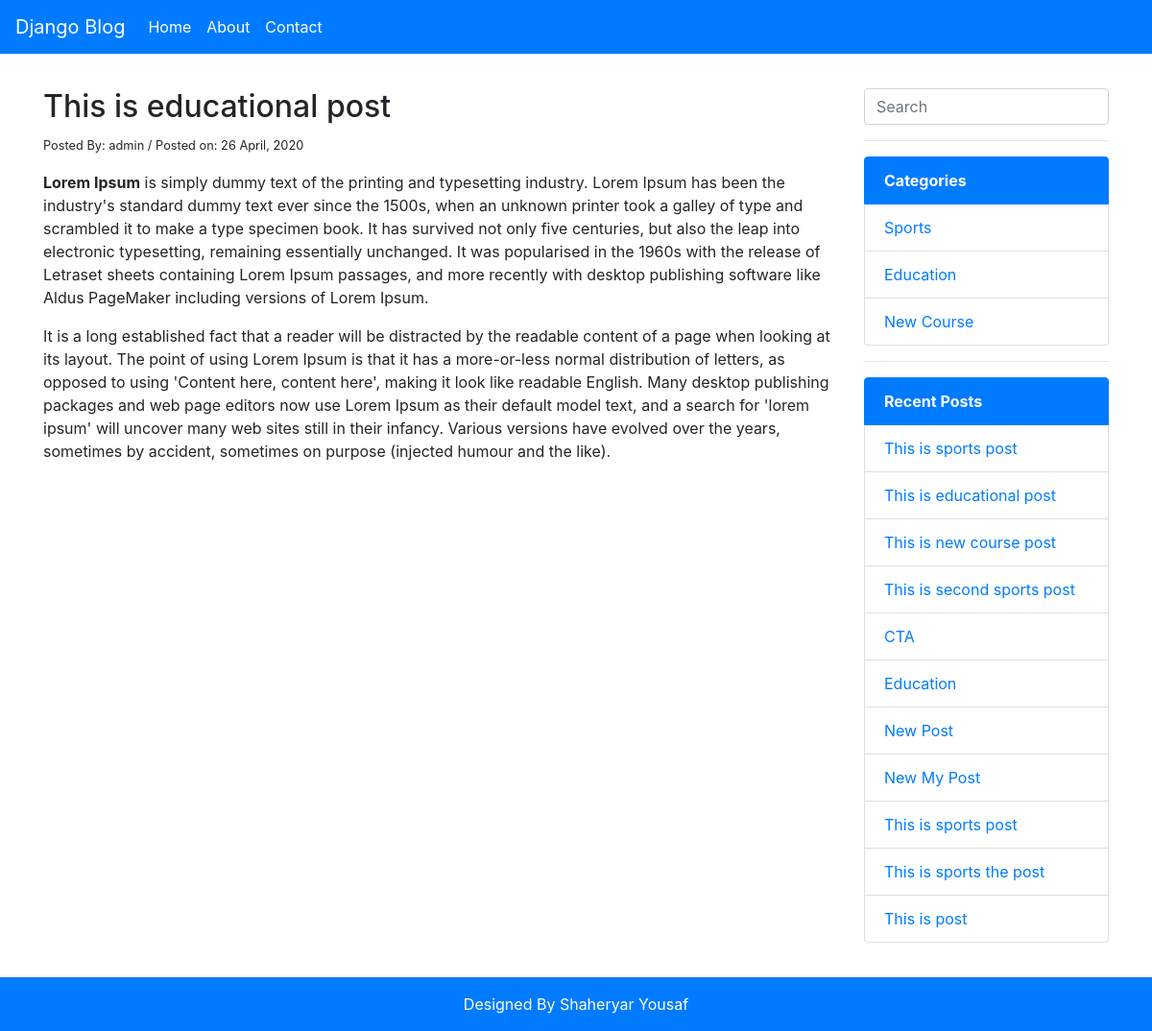
The app's page /blog/this-is-educational-post with its own data.
### posts/models.py (models this page shows, shortened)
class Post(models.Model):
    category = models.ForeignKey(Category, on_delete=models.DO_NOTHING, related_name='category_set')
    title = models.CharField(max_length=200)
    description = RichTextField()
    is_published = models.BooleanField(default=True)
    author = models.ForeignKey(User, on_delete=models.DO_NOTHING)
    meta_title = models.CharField(max_length=200, blank=True)
    meta_description = models.TextField(blank=True)
    slug = models.SlugField(unique=True, blank=True)
    created_at = models.DateTimeField(auto_now_add=True)
    updated_at = models.DateTimeField(auto_now=True)

class Category(models.Model):
    title = models.CharField(max_length=200)
    meta_title = models.CharField(max_length=200, blank=True)
    meta_description = models.TextField(blank=True)
    slug = models.SlugField(unique=True, blank=True)
    created_at = models.DateTimeField(auto_now_add=True)
    updated_at = models.DateTimeField(auto_now=True)
    class Meta:
        verbose_name = 'Category'
        verbose_name_plural = 'Categories'

### posts/views.py (the view)
# urls.py: path('', views.index, name='contact'),
def index(request, slug):
	post = Post.objects.get(slug=slug)
	categories = Category.objects.all()
	posts = Post.objects.all().filter(is_published=True)
	context = {
		'post': post,
		'categories': categories,
		'posts': posts
	}
	return render(request, 'posts/single.html', context)
	pass

### templates/posts/single.html (shortened to what this page needs)
{% extends 'base.html' %}
{% block content %}
    <div class="col-lg-9 col-xs-12">
        <div class="single-article">
            <h2>{{post.title}}</h2>
            <small>Posted By: {{ post.author }}  / Posted on: {{ post.created_at | date:"d F, Y" }}</small>
            <p>{{post.description | safe}}</p>
        </div>
    </div>
    <div class="col-lg-3 col-xs-12">
        {% include 'partials/sidebar.html' %}
    </div>
{% endblock %}

### templates/partials/sidebar.html (shortened to what this page needs)
<aside>
	<form action="{% url 'search' %}">
	    <input type="search" name="keywords" placeholder="Search" class="form-control" />
	</form>
    <hr />
    <ul class="list-group">
    	<li class="list-group-item active"><b>Categories</b></li>
    	{% if categories %}
    		{% for category in categories %}
    			<li class="list-group-item"><a href="{% url 'category' category.slug %}">{{ category.title }}</a></li>
    		{% endfor %}
    	{% else %}
    		No Categories
    	{% endif %}
    </ul>
    <hr />
    <ul class="list-group">
    	<li class="list-group-item active"><b>Recent Posts</b></li>
    	{% if posts %}
    		{% for post in posts %}
    			<li class="list-group-item"><a href="{% url 'index' post.slug %}">{{post.title}}</a></li>
    		{% endfor %}
    	{% else %}
    		No Posts
    	{% endif %}
    </ul>
</aside>

### blog/static/css/style.css (style rules this page uses)
p { margin-top: 1rem !important; }
ul li a, ul li a:hover { text-decoration: none; }

### records on screen
Post: title "This is educational post", author "admin", created_at "26 April, 2020", description "Lorem Ipsum is simply dummy text of the printing and typesetting industry. Lorem Ipsum has been the industry's standard dummy text ever since the 1500s, when an unknown printer took a galley of type and scrambled it to make a type specimen book. It has survived not only five centuries, but also the leap into electronic typesetting, remaining essentially unchanged. It was popularised in the 1960s with the release of Letraset sheets containing Lorem Ipsum passages, and more recently with desktop publishing software like Aldus PageMaker including versions of Lorem Ipsum. It is a long established fact that a reader will be distracted by the readable content of a page when looking at its layout.…"
Category: title "Sports"
Category: title "Education"
Category: title "New Course"
Post: title "This is sports post"
Post: title "This is new course post"
Post: title "This is second sports post"
Post: title "CTA"
Post: title "Education"
Post: title "New Post"
Post: title "New My Post"
Post: title "This is sports post"
Post: title "This is sports the post"
Post: title "This is post"
